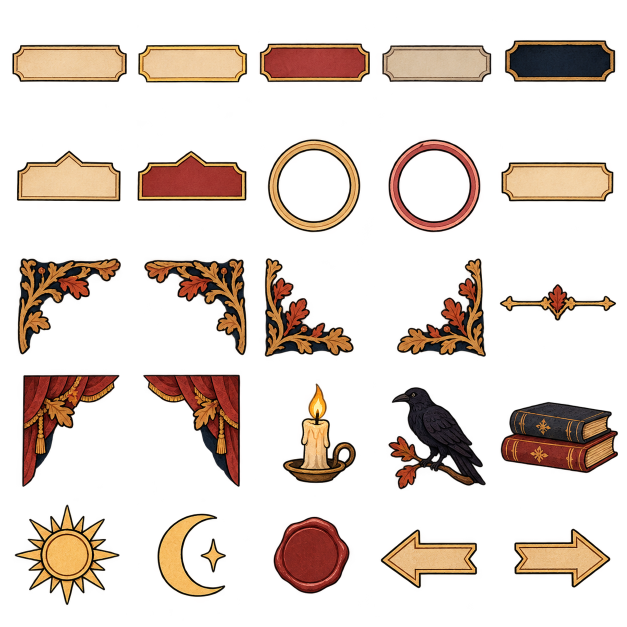
#> input picture assets/ui/source/ui_bits.png, 1254 x 1254 px (shown at 1/2 size)
$ python slice_sheets.py ../assets/ui/source/ui_bits.png
#> lines starting #> are read from the running program, lines starting #| are printed output that depends on the picture; after the words box and inside, x2 and y2 are one past the last pixel; in counts of white or black regions, pixels touching at a corner belong together
#!/usr/bin/env python3
"""Cut the art sheets in assets/*/source into one PNG per piece.

    python3 tools/slice_sheets.py            # all sheets
    python3 tools/slice_sheets.py --preview  # also writes assets/slices_preview.png

Each sheet is split by finding the separate shapes on its transparent background
(connected components of the alpha mask, after a small dilation so a piece's loose bits,
like a candle flame or the dot of a "?", stay with it). Pieces are ordered in reading order
(rows top to bottom, left to right) and named from the list in SHEETS below. The soft,
coloured fringe left by background removal is cut off (alpha below FRINGE goes to 0).

Re-run it whenever a sheet changes. If a sheet gains or loses a piece, update its name
list here; the script stops with an error if the counts don't match.
"""
import json
import os
import sys

import numpy as np
from PIL import Image
from scipy import ndimage

ROOT = os.path.join(os.path.dirname(os.path.abspath(__file__)), "..")
FRINGE = 110      # alpha below this is background-removal fringe
MIN_AREA = 1500   # specks smaller than this (pixels) are noise

CAST = ["agnes", "bart", "constance", "dorian", "edda", "fenwick", "greta", "hollis", "isolde", "jory"]

SHEETS = {
    "ui/source/ui_bits.png": {"out": "ui", "dilate": 6, "names": [
        "plaque_cream", "plaque_gold", "plaque_red", "plaque_grey", "plaque_navy",
        "tab_cream", "tab_red", "ring_gold", "ring_red", "plaque_wide",
        "corner_tl", "corner_tr", "corner_bl", "corner_br", "divider",
        "curtain_left", "curtain_right", "candle", "raven", "books",
        "sun", "moon", "wax_seal", "arrow_left", "arrow_right"]},
    "ui/source/frames.png": {"out": "ui", "dilate": 4, "names": [
        "frame_wide", "frame_stage", "frame_portrait", "frame_titled", "frame_tab", "frame_banner"]},
    "ui/source/cards.png": {"out": "ui/cards", "dilate": 3, "names": ["card_%02d" % i for i in range(1, 17)]},
    "ui/source/role_icons.png": {"out": "ui/roles", "dilate": 12, "names": [
        "gravedigger", "hearthwitch", "seer", "nightwatch",
        "archivist", "clerk", "warden", "veteran",
        "demon", "poisoner", "unknown", "none"]},
    "art/source/portraits.png": {"out": "art/portraits", "dilate": 3, "names": CAST},
    "art/source/standees_a.png": {"out": "art/standees", "dilate": 3, "names": CAST[:5]},
    "art/source/standees_b.png": {"out": "art/standees", "dilate": 3, "names": CAST[5:]},
    "art/source/buildings.png": {"out": "art/buildings", "dilate": 6, "names": [
        "bakery", "smithy", "tavern", "well", "chapel",
        "graveyard", "mill", "wharf", "cottage_red", "cottage_blue"]},
    "art/source/block_bases.png": {"out": "art/blocks", "dilate": 4, "names": ["square", "market", "docks", "hill"]},
    "art/source/roads_decor.png": {"out": "art/decor", "dilate": 3, "names": [
        "road_h", "road_v", "road_bend", "road_t",
        "road_cross", "bridge", "fence", "stone_wall",
        "tree_oak", "tree_pine", "tree_autumn", "bush",
        "lamp", "crates", "boat", "flowers"]},
    "art/source/terrain_water_walls.png": {"out": "art/terrain", "dilate": 4, "names": [
        "water_big", "water_h", "water_v",
        "water_l", "cliff_h", "cliff_bend",
        "wall_h", "wall_step", "wall_corner"]},
    "art/source/terrain_patches.png": {"out": "art/terrain", "dilate": 2, "names": [
        "grass_a", "grass_strip", "dirt_a", "grass_b",
        "dirt_b", "path_strip", "grass_dirt", "field_ploughed",
        "field_wheat", "field_crops", "grass_c", "dirt_c"]},
}


def pieces(path, dilate):
#> called with path = 'tools/../assets/ui/source/ui_bits.png', dilate = 6
    im = Image.open(path).convert("RGBA")
#> im is the input picture: PIL image 1254x1254 RGBA; mean R, G, B, A 41.3, 25.8, 17, 61.8
    a = np.array(im)
    alpha = a[..., 3]
    mask = alpha >= FRINGE
#> mask: shape (1254, 1254) bool; 24.6% white; 26 white regions, largest, box (x1, y1, x2, y2) and area: (1002, 804, 1236, 946) 25500, (287, 749, 480, 973) 20487, (44, 750, 239, 973) 19681
    grown = ndimage.binary_dilation(mask, iterations=dilate) if dilate > 0 else mask
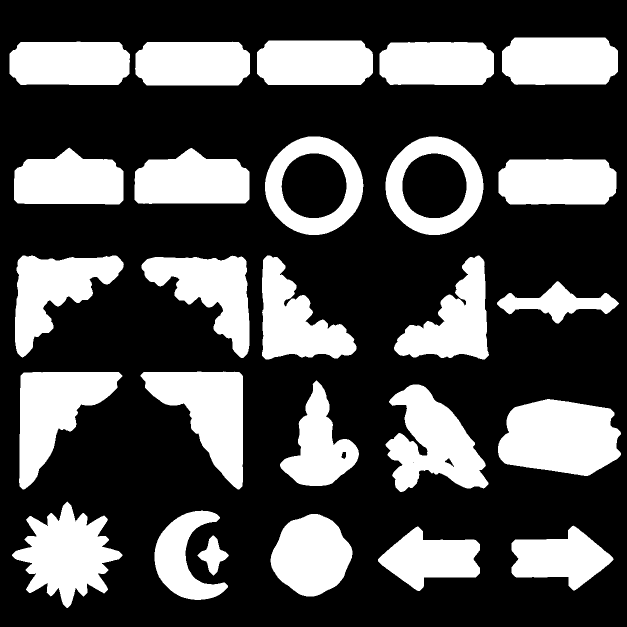
#> grown: shape (1254, 1254) bool (shown at 1/2 size); 31% white; 26 white regions, largest, box (x1, y1, x2, y2) and area: (996, 798, 1242, 952) 29322, (281, 743, 486, 979) 24754, (771, 769, 977, 984) 24655
    lab, n = ndimage.label(grown)
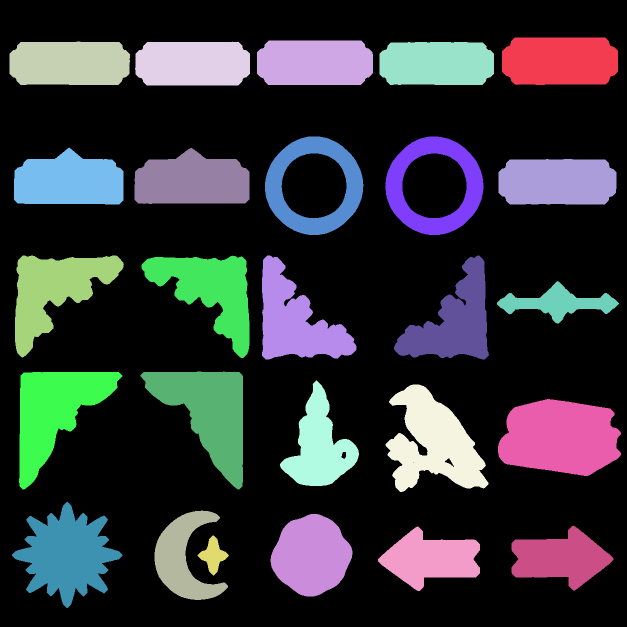
#> lab: shape (1254, 1254) int32 (shown at 1/2 size); 27 distinct labels, from 0 to 26; one colour per label, 0 black
#> n = 26
    found = []
    for i, sl in enumerate(ndimage.find_objects(lab), start=1):
        if sl is None:
            continue
        own = (lab[sl] == i) & mask[sl]
        if own.sum() < MIN_AREA:
            continue
        found.append((sl, i))
#> this loop made 26 passes
#> pass 1, in pieces, `own = (lab[sl] == i) & mask[sl]`:
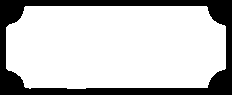
#> own: shape (95, 232) bool; 77.2% white; 1 black region, box (x1, y1, x2, y2) and area: (0, 0, 232, 95) 5027
#> after the loop, found = 25 items
    # Reading order: group into rows by vertical overlap, then left to right.
    found.sort(key=lambda t: t[0][0].start)
    rows = []
    for sl, i in found:
        cy = (sl[0].start + sl[0].stop) / 2
        for r in rows:
            if r["top"] <= cy <= r["bottom"]:
                r["items"].append((sl, i))
                r["top"] = min(r["top"], sl[0].start)
                r["bottom"] = max(r["bottom"], sl[0].stop)
                break
        else:
            rows.append({"top": sl[0].start, "bottom": sl[0].stop, "items": [(sl, i)]})
#> this loop made 25 passes
#> cy on passes 1 to 12: 122.5, 125.5, 126.5, 127, 127, 371.5, 371.5, 352, 352, 363.5, 613, 613.5
#> after the loop, r = 3 items; rows = 5 items
    ordered = []
    for r in sorted(rows, key=lambda r: r["top"]):
        ordered += sorted(r["items"], key=lambda t: t[0][1].start)
#> this loop made 5 passes
    out = []
    for sl, i in ordered:
        crop = a[sl].copy()
        keep = (lab[sl] == i) & mask[sl]
        crop[..., 3] = np.where(keep, crop[..., 3], 0)
        # Fully opaque inside the cut-out, so the fringe colour can't bleed back in.
        crop[..., 3] = np.where(keep & (crop[..., 3] >= 200), 255, crop[..., 3])
        out.append((Image.fromarray(crop, "RGBA"), (sl[1].start, sl[0].start, sl[1].stop - sl[1].start, sl[0].stop - sl[0].start)))
#> this loop made 25 passes
#> i on passes 1 to 12: 3, 4, 2, 5, 1, 8, 9, 6, 7, 10, 11, 12
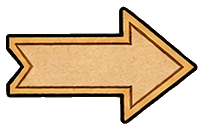
#> crop: shape (130, 204, 4); mean R, G, B, A 102, 73.6, 45.9, 115.9; transparent parts drawn white
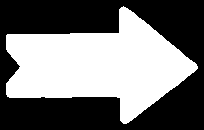
#> keep: shape (130, 204) bool; 45.9% white; 1 white region, box (x1, y1, x2, y2) and area: (6, 6, 198, 124) 12170
#> after the loop, out = 25 items
    return out


def main():
    preview = "--preview" in sys.argv
    manifest = {}
    thumbs = []
    for rel, cfg in SHEETS.items():
        src = os.path.join(ROOT, "assets", rel)
        got = pieces(src, cfg["dilate"])
#> got = 25 items
        names = cfg["names"]
        if len(got) != len(names):
            sys.exit("%s: found %d pieces, expected %d (%s). Adjust its dilate or name list." % (rel, len(got), len(names), ", ".join(names)))
        outdir = os.path.join(ROOT, "assets", cfg["out"])
        os.makedirs(outdir, exist_ok=True)
        for (img, box), name in zip(got, names):
            p = os.path.join(outdir, name + ".png")
            img.save(p, optimize=True)
            key = "%s/%s" % (cfg["out"], name)
            manifest[key] = {"size": [img.width, img.height], "sheet": rel, "box": list(box)}
            thumbs.append((key, img))
#> this loop made 25 passes
#> (box, name, key) on passes 1 to 12: ((19, 83, 241, 87), 'plaque_cream', 'ui/plaque_cream'), ((270, 83, 230, 88), 'plaque_gold', 'ui/plaque_gold'), ((514, 81, 232, 89), 'plaque_red', 'ui/plaque_red'), ((759, 84, 229, 86), 'plaque_grey', 'ui/plaque_grey'), ((1004, 75, 232, 95), 'plaque_navy', 'ui/plaque_navy'), ((28, 295, 219, 114), 'tab_cream', 'ui/tab_cream'), ((269, 296, 230, 112), 'tab_red', 'ui/tab_red'), ((530, 273, 197, 197), 'ring_gold', 'ui/ring_gold'), ((771, 273, 196, 197), 'ring_red', 'ui/ring_red'), ((997, 318, 236, 91), 'plaque_wide', 'ui/plaque_wide'), ((30, 511, 218, 204), 'corner_tl', 'ui/corner_tl'), ((283, 511, 216, 205), 'corner_tr', 'ui/corner_tr')
#> pass 1, in main, `img.save(p, optimize=True)`:
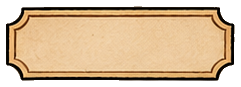
#> saved as plaque_cream.png: PIL image 241x87 RGBA; mean R, G, B, A 181.5, 139.5, 103.9, 194.2; transparent parts drawn white
#> pass 2, in main, `img.save(p, optimize=True)`:
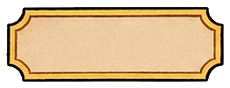
#> saved as plaque_gold.png: PIL image 230x88 RGBA; mean R, G, B, A 185.5, 146.7, 104.7, 193.4; transparent parts drawn white
#> after the loop, manifest = 25 items; thumbs = 25 items
        print("%-36s %2d pieces -> assets/%s" % (rel, len(got), cfg["out"]))
#| ui/source/ui_bits.png                25 pieces -> assets/ui
#> pass 2 of the loop in main, `for rel, cfg in SHEETS.items():`:
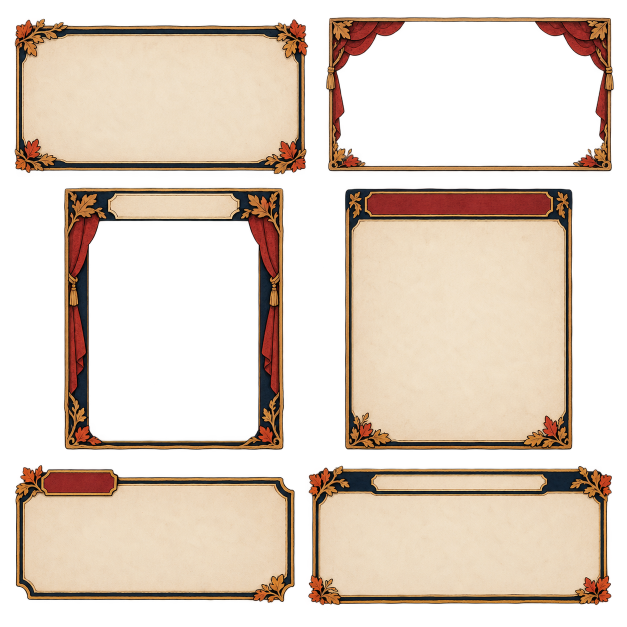
#> input picture assets/ui/source/frames.png, 1254 x 1254 px (shown at 1/2 size)
#> in pieces, im is the input picture: PIL image 1254x1254 RGBA; mean R, G, B, A 105.6, 89.3, 74.8, 131.7
#> mask: shape (1254, 1254) bool; 52.2% white; 3 black regions, box (x1, y1, x2, y2) and area: (0, 0, 1254, 1254) 468970, (177, 442, 517, 882) 147537, (673, 43, 1208, 332) 135812
#> grown: shape (1254, 1254) bool; 55.6% white; 3 black regions, box (x1, y1, x2, y2) and area: (0, 0, 1254, 1254) 426184, (181, 446, 513, 878) 141670, (677, 47, 1203, 328) 129855
#> lab: shape (1254, 1254) int32; 7 distinct labels, from 0 to 6
#> n = 6
#> the loop in pieces (call 2), `for i, sl in enumerate(ndimage.find_objects(lab), start=1):` made 6 passes
#> after the loop in pieces (call 2), `for i, sl in enumerate(ndimage.find_objects(lab), start=1):`: found = 6 items
#> the loop in pieces (call 2), `for sl, i in found:` made 6 passes
#> cy on passes 1 to 6: 188.5, 193, 637.5, 638, 1067.5, 1071
#> after the loop in pieces (call 2), `for sl, i in found:`: rows = 3 items
#> the loop in pieces (call 2), `for r in sorted(rows, key=lambda r: r["top"]):` made 3 passes
#> the loop in pieces (call 2), `for sl, i in ordered:` made 6 passes
#> after the loop in pieces (call 2), `for sl, i in ordered:`:
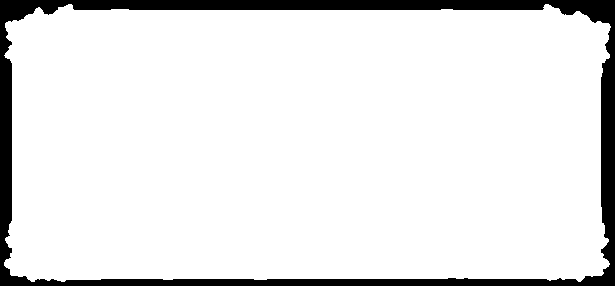
#> keep: shape (286, 615) bool; 90.5% white; 1 black region, box (x1, y1, x2, y2) and area: (0, 0, 615, 286) 16763
#> after the loop in pieces (call 2), `for sl, i in ordered:`: out = 6 items
#> the loop in main, `for (img, box), name in zip(got, names):` made 6 passes
#> (box, name, key) on passes 1 to 6: ((25, 34, 595, 318), 'frame_wide', 'ui/frame_wide'), ((649, 31, 582, 315), 'frame_stage', 'ui/frame_stage'), ((124, 372, 448, 531), 'frame_portrait', 'ui/frame_portrait'), ((686, 373, 463, 530), 'frame_titled', 'ui/frame_titled'), ((27, 926, 566, 283), 'frame_tab', 'ui/frame_tab'), ((613, 928, 615, 286), 'frame_banner', 'ui/frame_banner')
#> pass 2, in main, `img.save(p, optimize=True)`:
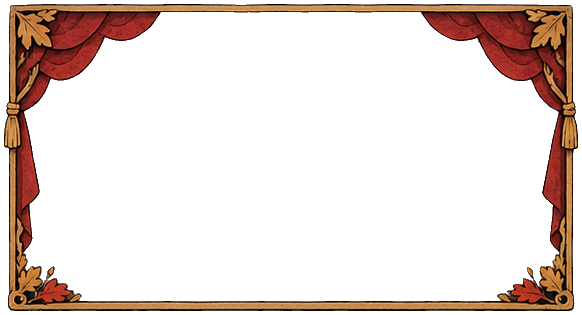
#> saved as frame_stage.png: PIL image 582x315 RGBA; mean R, G, B, A 33.2, 17.6, 10.4, 51.5; transparent parts drawn white
#> after the loop in main, `for (img, box), name in zip(got, names):`: manifest = 31 items
#| ui/source/frames.png                  6 pieces -> assets/ui
#> pass 3 of the loop in main, `for rel, cfg in SHEETS.items():`:
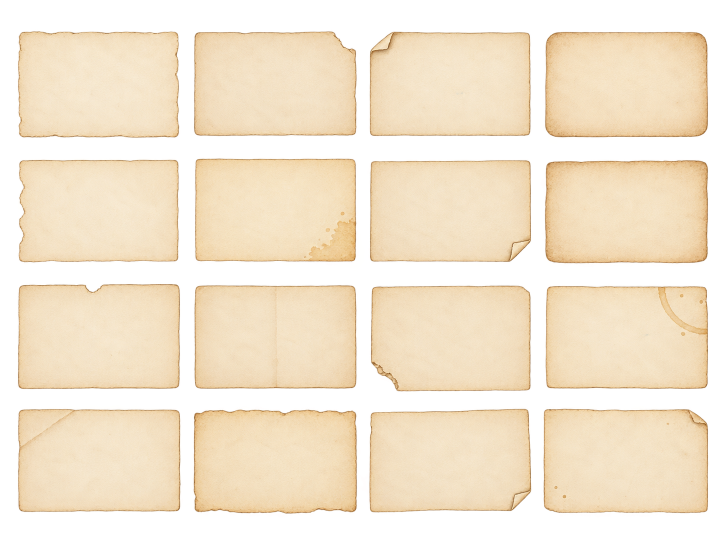
#> input picture assets/ui/source/cards.png, 1448 x 1086 px (shown at 1/2 size)
#> in pieces, im is the input picture: PIL image 1448x1086 RGBA; mean R, G, B, A 178.5, 162.6, 138.2, 168.3
#> alpha: shape (1086, 1448)
#> mask: shape (1086, 1448) bool; 66.7% white; 1 black region, box (x1, y1, x2, y2) and area: (0, 0, 1448, 1086) 523787
#> grown: shape (1086, 1448) bool; 69.8% white; 1 black region, box (x1, y1, x2, y2) and area: (0, 0, 1448, 1086) 474657
#> in pieces (call 3), `lab, n = ndimage.label(grown)`:
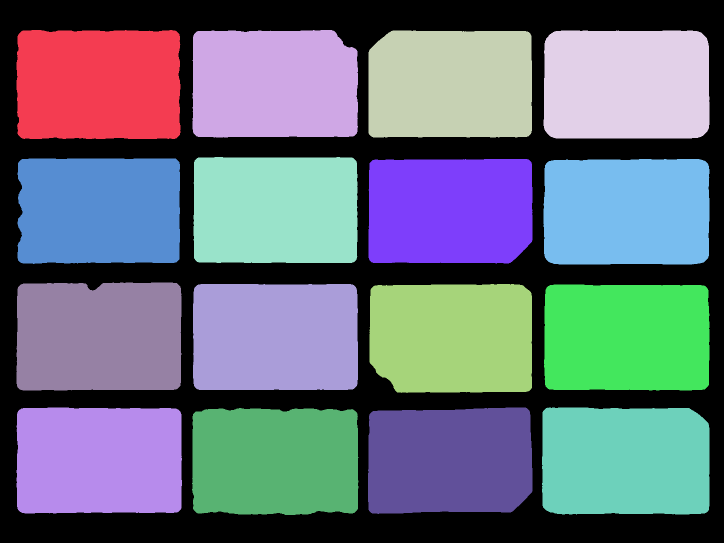
#> lab: shape (1086, 1448) int32 (shown at 1/2 size); 17 distinct labels, from 0 to 16; one colour per label, 0 black
#> n = 16
#> the loop in pieces (call 3), `for i, sl in enumerate(ndimage.find_objects(lab), start=1):` made 16 passes
#> after the loop in pieces (call 3), `for i, sl in enumerate(ndimage.find_objects(lab), start=1):`: found = 16 items
#> the loop in pieces (call 3), `for sl, i in found:` made 16 passes
#> cy on passes 1 to 8: 169, 167.5, 168, 169, 420, 422.5, 422.5, 423.5
#> after the loop in pieces (call 3), `for sl, i in found:`: rows = 4 items
#> the loop in pieces (call 3), `for r in sorted(rows, key=lambda r: r["top"]):` made 4 passes
#> the loop in pieces (call 3), `for sl, i in ordered:` made 16 passes
#> after the loop in pieces (call 3), `for sl, i in ordered:`: out = 16 items
#> the loop in main, `for (img, box), name in zip(got, names):` made 16 passes
#> (box, name, key) on passes 1 to 8: ((33, 60, 328, 218), 'card_01', 'ui/cards/card_01'), ((385, 60, 331, 215), 'card_02', 'ui/cards/card_02'), ((737, 61, 327, 214), 'card_03', 'ui/cards/card_03'), ((1087, 61, 332, 216), 'card_04', 'ui/cards/card_04'), ((35, 317, 325, 211), 'card_05', 'ui/cards/card_05'), ((387, 314, 328, 212), 'card_06', 'ui/cards/card_06'), ((737, 318, 328, 209), 'card_07', 'ui/cards/card_07'), ((1087, 318, 332, 211), 'card_08', 'ui/cards/card_08')
#> pass 2, in main, `img.save(p, optimize=True)`:
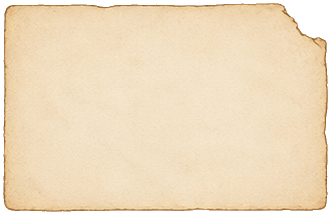
#> saved as card_02.png: PIL image 331x215 RGBA; mean R, G, B, A 231, 209.5, 178.2, 234.2; transparent parts drawn white
#> after the loop in main, `for (img, box), name in zip(got, names):`: manifest = 47 items
#| ui/source/cards.png                  16 pieces -> assets/ui/cards
#> the loop made 4 passes; the first 3 are shown
    with open(os.path.join(ROOT, "assets", "slices.json"), "w") as f:
        json.dump(manifest, f, indent=1, sort_keys=True)
    if preview:
        from PIL import ImageDraw
        cell = 160
        cols = 12
        rows = (len(thumbs) + cols - 1) // cols
        sheet = Image.new("RGB", (cols * cell, rows * (cell + 16)), (60, 40, 70))
        d = ImageDraw.Draw(sheet)
        for k, (key, img) in enumerate(thumbs):
            t = img.copy()
            t.thumbnail((cell - 8, cell - 8))
            x, y = (k % cols) * cell, (k // cols) * (cell + 16)
            sheet.paste(t, (x + 4, y + 4), t)
            d.text((x + 4, y + cell), key.split("/")[-1], fill=(255, 255, 255))
        sheet.save(os.path.join(ROOT, "assets", "ui", "source", "slices_preview.png"))


if __name__ == "__main__":
#> (the run stopped early here; a loop or call above may not have finished)
